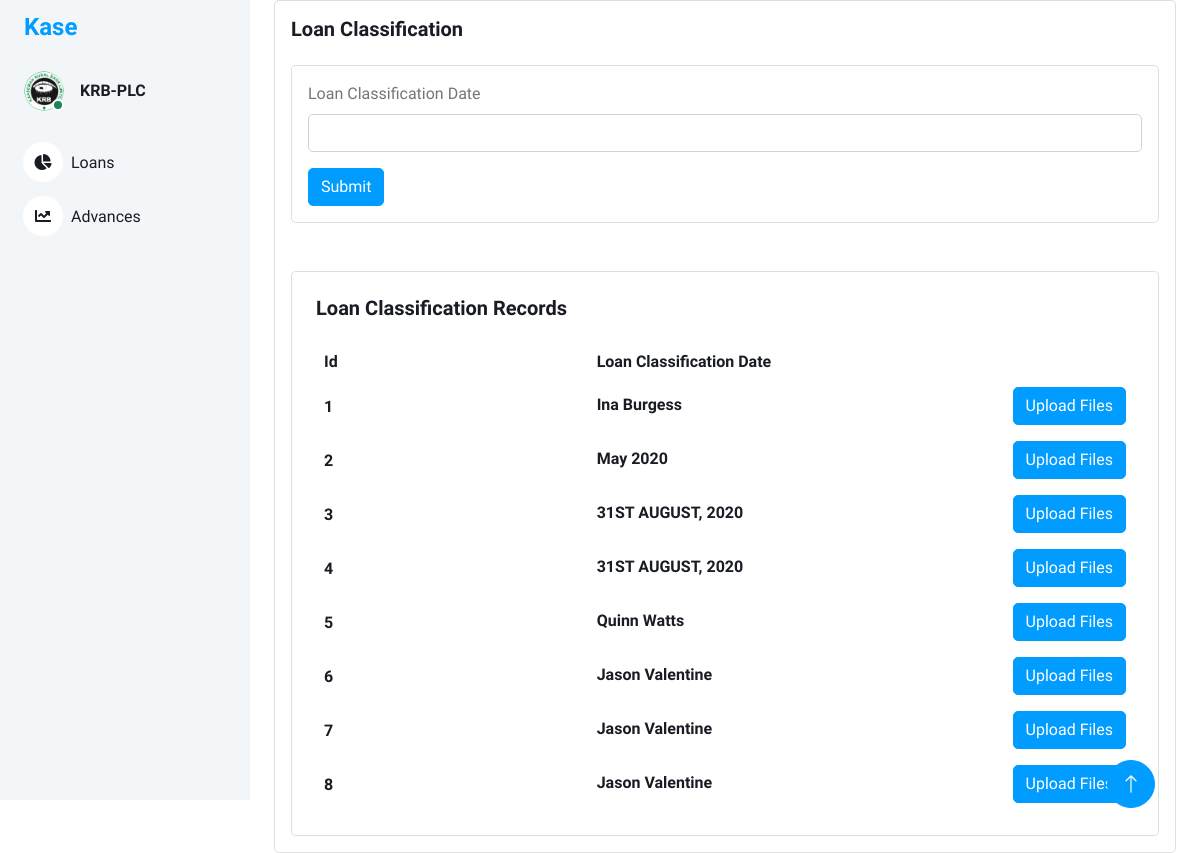
Before: / with the older database file.
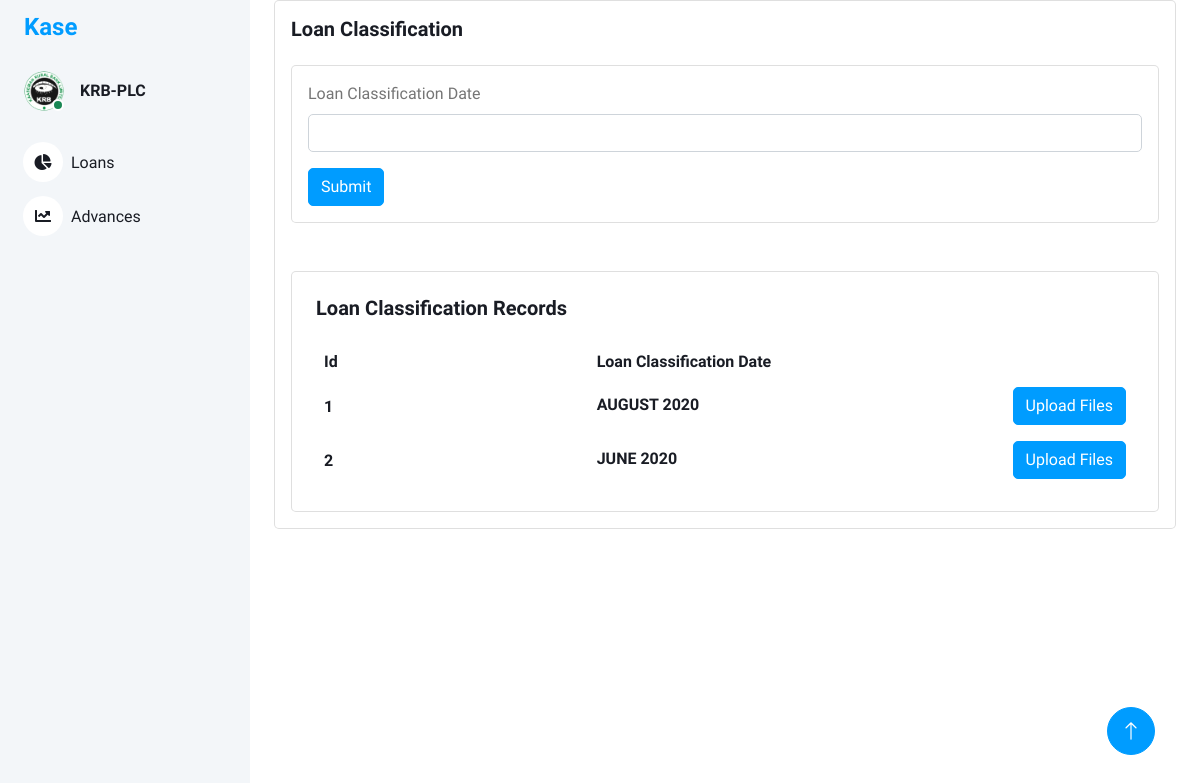
After: the same page with the newer database file.
### models/loan_classification.py (models this page shows, shortened)
class LoanClassification(db.Model):
    id = db.Column(db.Integer, primary_key=True)
    loan_classification_name = db.Column(db.String(100), nullable=False)
    loan_classification_desc = db.Column(db.String(100), nullable=True)

### views/main_views.py (the view)
@bp.route('/')
def index():
    loan_classifications = LoanClassification.query.all()  # Retrieve all loan classifications from the database
    serialized_loan_classifications = []
    for classification in loan_classifications:
        serialized_loan_classifications.append({
            'id': classification.id,
            'loan_classification_name': classification.loan_classification_name,
            'loan_classification_desc': classification.loan_classification_desc,
        })
    return render_template('index.html',loan_classes=serialized_loan_classifications)

### templates/index.html (shortened to what this page needs)
<!DOCTYPE html>
<html lang="en">
<head>
    <link href="https://cdnjs.cloudflare.com/ajax/libs/font-awesome/5.10.0/css/all.min.css" rel="stylesheet">
    <link href="https://cdn.jsdelivr.net/npm/bootstrap-icons@1.4.1/font/bootstrap-icons.css" rel="stylesheet">
    <link href="{{ url_for('static', filename='lib/owlcarousel/assets/owl.carousel.min.css') }}" rel="stylesheet">
    <link href="{{ url_for('static', filename='lib/tempusdominus/css/tempusdominus-bootstrap-4.min.css') }}"
        rel="stylesheet" />
    <link href="{{ url_for('static',filename='css/bootstrap.min.css') }}" rel="stylesheet">
    <link href="{{ url_for('static', filename='css/style.css') }}" rel="stylesheet">
</head>
<body>
    <div class="container-xxl position-relative bg-white d-flex p-0">
        <div class="sidebar pe-4 pb-3">
            <nav class="navbar bg-light navbar-light">
                <a href="{{ url_for('main.index') }}" class="navbar-brand mx-4 mb-3">
                    <h4 class="text-primary">Kase</h4>
                </a>
                <div class="d-flex align-items-center ms-4 mb-4">
                    <div class="position-relative">
                        <img class="rounded-circle" src="{{ url_for('static',filename='img/krblogoBig.png') }}" alt=""
                            style="width: 40px; height: 40px;">
                        <div
                            class="bg-success rounded-circle border border-2 border-white position-absolute end-0 bottom-0 p-1">
                        </div>
                    </div>
                    <div class="ms-3">
                        <h6 class="mb-0">KRB-PLC</h6>
                    </div>
                </div>
                <div class="navbar-nav w-100">
                    <a href="{{ url_for('main.index') }}" class="nav-item nav-link"><i
                            class="fa fa-chart-pie me-2"></i>Loans
                    </a>
                    <a href="{{ url_for('returns.returns') }}" class="nav-item nav-link"><i
                            class="fa fa-chart-line me-2"></i>Advances</a>
                </div>
            </nav>
        </div>
        <div class="content">
            <div class="container-fluid">
                <div class="container-fluid">
                    <div class="card">
                        <div class="card-body">
                            <h5 class="card-title fw-semibold mb-4">Loan Classification</h5>
                            <div class="card">
                                <div class="card-body">
                                    <form method="post" action="{{ url_for('loan_classification.create_loan_classification') }}">
                                        <div class="mb-3">
                                            <label for="loanClassName" class="form-label">Loan Classification
                                                Date</label>
                                            <input type="text" class="form-control" name="loanClassName" id="loanClassName"
                                                aria-describedby="loanClassNameHelp">
                                        </div>
                                        <button type="submit" class="btn btn-primary">Submit</button>
                                    </form>
                                </div>
                            </div>
                            <br>
                            <br>
                            <div class="card w-100">
                                <div class="card-body p-4">
                                    <h5 class="card-title fw-semibold mb-4">Loan Classification Records </h5>
                                    <div class="table-responsive">
                                        <table class="table text-nowrap mb-0 align-middle">
                                            <thead class="text-dark fs-4">
                                                <tr>
                                                    <th class="border-bottom-0">
                                                        <h6 class="fw-semibold mb-0">Id</h6>
                                                    </th>
                                                    <th class="border-bottom-0">
                                                        <h6 class="fw-semibold mb-0">Loan Classification Date</h6>
                                                    </th>
                                                    <th class="border-bottom-0">
                                                    </th>
                                                </tr>
                                            </thead>
                                            <tbody>
                                                {% for classification in loan_classes %}
                                                <tr>
                                                    <td class="border-bottom-0">
                                                        <h6 class="fw-semibold mb-0">{{ classification.id }}</h6>
                                                    </td>
                                                    <td class="border-bottom-0">
                                                        <h6 class="fw-semibold mb-1">{{ classification.loan_classification_name }}</h6>
                                                    </td>
                                                    <td class="border-bottom-0">
                                                        <a href="{{ url_for('loan_classification.loan_classification_uploads', id=classification.id ) }}" class="btn btn-primary">Upload Files</a>
                                                    </td>
                                                </tr>
                                                {% endfor %}
                                            </tbody>
                                        </table>
                                    </div>
                                </div>
                            </div>
                        </div>
                    </div>
                </div>
            </div>
            <a href="#" class="btn btn-lg btn-primary btn-lg-square back-to-top"><i class="bi bi-arrow-up"></i></a>
        </div>
    </div>
</body>
</html>

### static/css/style.css (style rules this page uses)
:root { --primary: #009CFF; --light: #F3F6F9; --dark: #191C24; }
.back-to-top { position: fixed; display: none; right: 45px; bottom: 45px; z-index: 99; }
.btn { transition: .5s; }
.btn.btn-primary { color: #FFFFFF; }
.btn-lg-square { width: 48px; height: 48px; }
.btn-square, .btn-sm-square, .btn-lg-square { padding: 0; display: inline-flex; align-items: center; justify-content: center; font-weight: normal; border-radius: 50px; }
.sidebar { position: fixed; top: 0; left: 0; bottom: 0; width: 250px; height: 100vh; overflow-y: auto; background: var(--light); transition: 0.5s; z-index: 999; }
.content { margin-left: 250px; min-height: 100vh; background: #FFFFFF; transition: 0.5s; }
@media (min-width: 992px) { .sidebar { margin-left: 0; } }
@media (min-width: 992px) { .content { width: calc(100% - 250px); } }
.sidebar .navbar .navbar-nav .nav-link { padding: 7px 20px; color: var(--dark); font-weight: 500; border-left: 3px solid var(--light); border-radius: 0 30px 30px 0; outline: none; }
.sidebar .navbar .navbar-nav .nav-link i { width: 40px; height: 40px; display: inline-flex; align-items: center; justify-content: center; background: #FFFFFF; border-radius: 40px; }

### templates/index.html (style rules this page uses)
table { width: 100%; table-layout: fixed; }
table th:nth-child(3), table td:nth-child(3) { text-align:right; }

Changed rows visible on the page:
removed LoanClassification: id "3", loan_classification_name "31ST AUGUST, 2020"
removed LoanClassification: id "4", loan_classification_name "31ST AUGUST, 2020"
removed LoanClassification: id "5", loan_classification_name "Quinn Watts"
removed LoanClassification: id "6", loan_classification_name "Jason Valentine"
removed LoanClassification: id "7", loan_classification_name "Jason Valentine"
removed LoanClassification: id "8", loan_classification_name "Jason Valentine"
changed LoanClassification id 1: loan_classification_name "Ina Burgess" → "AUGUST 2020"
changed LoanClassification id 2: loan_classification_name "May 2020" → "JUNE 2020"
